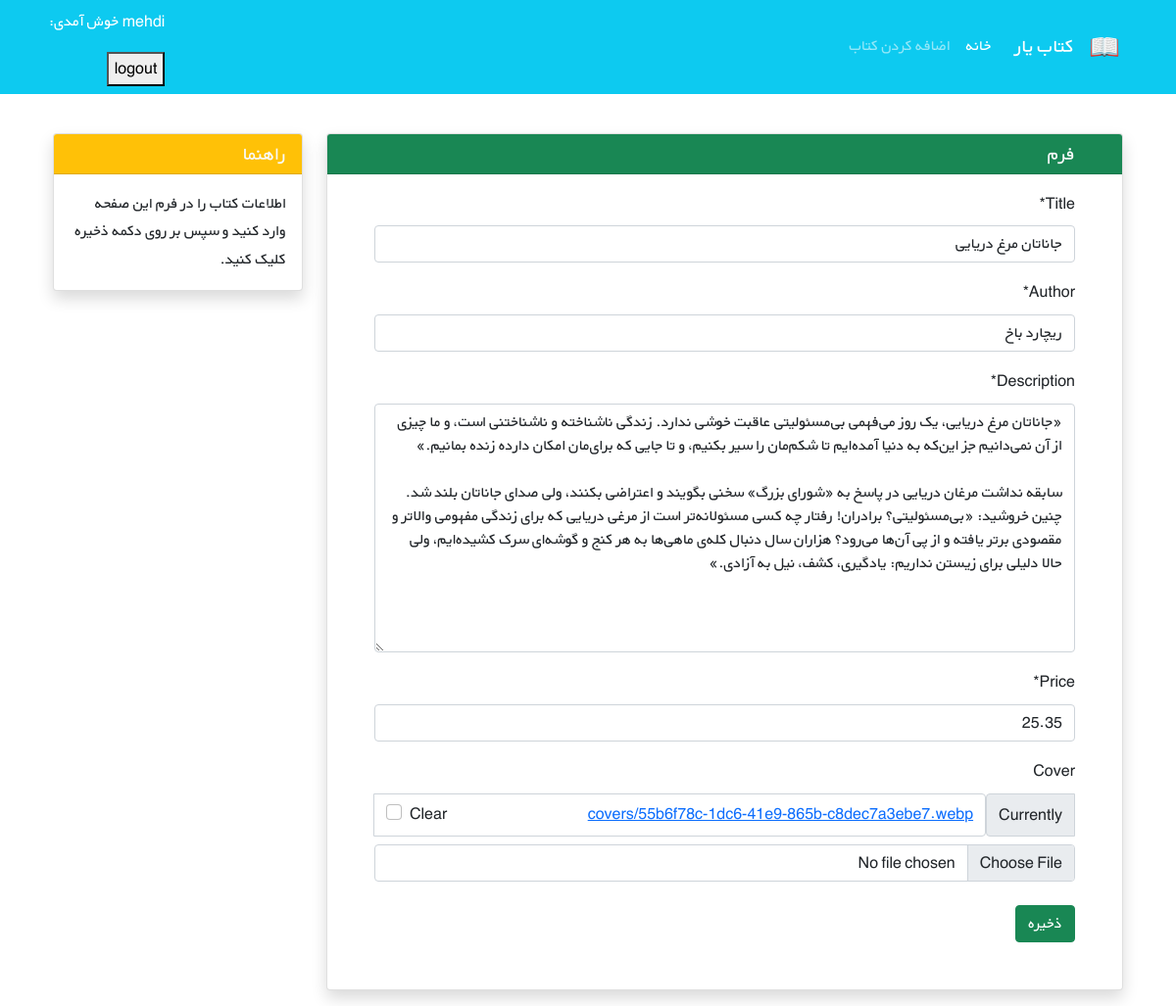
The page /books/2/update/ (signed in) on the database its author committed.
### books/models.py (models this page shows, shortened)
class Book(models.Model):
    user = models.ForeignKey(get_user_model(), on_delete=models.CASCADE)
    title = models.CharField(max_length=200)
    author = models.CharField(max_length= 200)
    description = models.TextField()
    price = models.DecimalField( max_digits=5, decimal_places=2)
    cover = models.ImageField(upload_to='covers/',blank=True)

### books/views.py (the view)
# urls.py: path('<int:pk>/update/', BookUpdateView.as_view() , name='book_update'),
class BookUpdateView(LoginRequiredMixin,generic.edit.UpdateView):
    model = Book
    fields = ['title', 'author', 'description', 'price','cover']
    template_name = 'books/book_update.html'

### books/templates/books/book_update.html (shortened to what this page needs)
{% extends '_base.html' %}
{% load crispy_forms_tags %}
{% block content %}
     <div class="container mt-4" dir="rtl">
    <div class="row">
        <div class="col-9">
            <div class="card shadow my-3">
                <h5 class="card-header bg-success text-light px-5">فرم</h5>
                <div class="px-5 pt-3 pb-5">
                    <form method="POST" enctype="multipart/form-data">
                         {{ form|crispy}}
                        <button type="submit" class="btn btn-success mt-2">ذخیره</button>
                    </form>
                </div>
            </div>
        </div>
        <div class="col-3">
                <div class="card my-3 shadow">
                    <h5 class="card-header bg-warning text-light">راهنما</h5>
                    <div class="card-body">
                        <p class="card-text">
                            اطلاعات کتاب را در فرم این صفحه وارد کنید و سپس بر روی دکمه ذخیره کلیک کنید.
                        </p>
                    </div>
                </div>
        </div>
    </div>
</div>
{% endblock content %}

### static/css/style.css (style rules this page uses)
* { font-family: 'BYekan', sans-serif; line-height: 1.8rem; }

### rows shown on the page
Book: title "جاناتان مرغ دریایی", author "ریچارد باخ", description "«جاناتان مرغ دریایی، یک روز می‌فهمی بی‌مسئولیتی عاقبت خوشی ندارد. زندگی ناشناخته و ناشناختنی است، و ما چیزی از آن نمی‌دانیم جز این‌که به دنیا آمده‌ایم تا شکم‌مان را سیر بکنیم، و تا جایی که برای‌مان امکان دارده زنده بمانیم.» سابقه نداشت مرغان دریایی در پاسخ به «شورای بزرگ» سخنی بگویند و اعتراضی بکنند، ولی صدای جاناتان بلند شد. چنین خروشید: «بی‌مسئولیتی؟ برادران! رفتار چه کسی مسئولانه‌تر است از مرغی دریایی که برای زندگی مفهومی والاتر و مقصودی برتر یافته و از پی آن‌ها می‌رود؟ هزاران سال دنبال کله‌ی ماهی‌ها به هر کنج و گوشه‌ای سرک کشیده‌ایم، ولی حالا دلیلی برای زیستن نداریم: یادگیری، کشف، نیل به آزادی.»", price "25.35"
